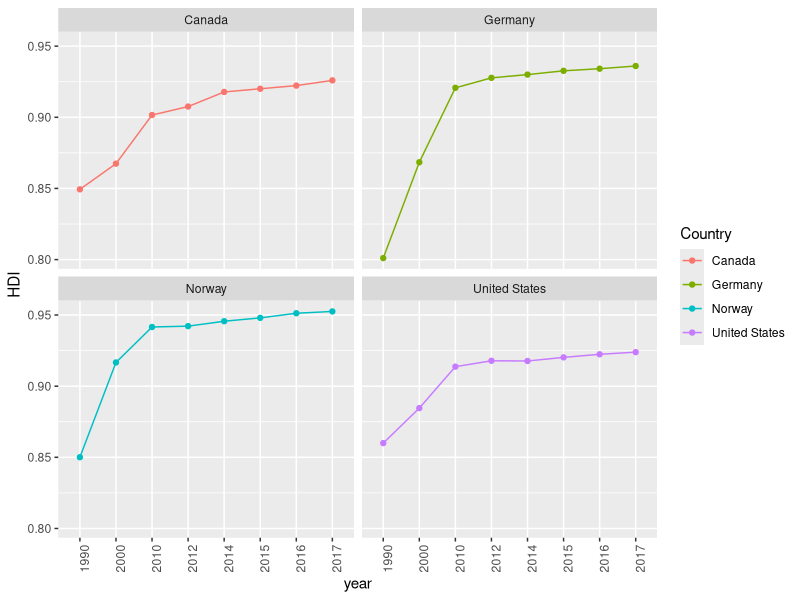

Recreate this plot in R.
library(tidyverse)
library(readxl)
X2018_statistical_annex_all <- read_excel("2018_statistical_annex_all.xlsx", 
                                          sheet = "Table 2")
names(X2018_statistical_annex_all)<-c("HDI Rank","Country","HDIValue1990","", "HDIValue2000","","HDIValue2010","","HDIValue2012","","HDIValue2014","","HDIValue2015","","HDIValue2016","","HDIValue2017","","ChangeinHDI2012-2017","","AvgAnualHDIgrowth1990-2000","","AvgAnualHDIgrowth2000-2010","","AvgAnualHDIgrowth2010-2017","","AvgAnualHDIgrowth1990-2017")


#5
#remove first 5 rows
data<-X2018_statistical_annex_all[-(1:5),]
#remove all blank cols
data<-data[,-which(names(data)=="")]
#remove rows which don't contain data
data<-data[-which(is.na(data$HDIValue2017)),]

#rename data
colnames(data)<-sub("HDIValue","",colnames(data))

getClass<- function(m){
  #very high for [0.8,1], high for [0.7, .8), medium for [.55, .7) and low below .55):
  res<-c()
  
  #print(length(m))
  for(x in m){
  if (x >= 0.8){
   # print("very high")
    res<-c(res,"very high")
  }
  else if (x >= 0.7){
   # print("high")
    res<-c(res,"high")
    }
  else if (x >= 0.55){
   # print("medium")
    res<-c(res,"medium")
    }
  else {
    #print("low")
    res<-c(res,"low")
  }
  }
  return(res)
    
}

data<-data%>%gather(key = year, value = HDI,3:10) %>% select(Country,year,HDI) %>% mutate(Classification=getClass(HDI))

data$year<-as.character(data$year)
data$HDI<-as.double(data$HDI)
data$Classification<-as.factor(data$Classification)
data$Classification = factor(data$Classification,levels(data$Classification)[c(2,3,1,4)],ordered=TRUE)

#6
ggplot(data=data%>%filter(Country %in% c("United States","Norway","Germany","Canada")),aes(x=year,y=HDI,color=Country,group = 1))+geom_point()+ geom_line()+facet_wrap(~Country)+theme(axis.text.x = element_text(angle = 90, hjust = 1))

#7
data%>%group_by(Country,Classification,year)%>%filter(year==2000 | year==2017)%>% count %>% spread(key = year, value = Classification) %>% 
      mutate(change= ifelse(`2000`==`2017`,"no",ifelse(`2000`>=`2017`,"neg","pos")))%>%group_by(change) %>% count()






